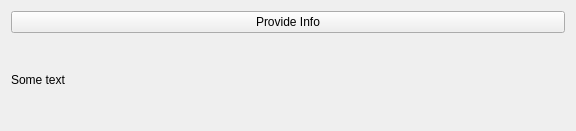
<?xml version="1.0" encoding="UTF-8"?>
<ui version="4.0">
 <class>Widget</class>
 <widget class="QWidget" name="Widget">
  <property name="geometry">
   <rect>
    <x>0</x>
    <y>0</y>
    <width>576</width>
    <height>131</height>
   </rect>
  </property>
  <property name="windowTitle">
   <string>Form</string>
  </property>
  <layout class="QVBoxLayout" name="verticalLayout">
   <item>
    <widget class="QPushButton" name="btn_provide">
     <property name="text">
      <string>Provide Info</string>
     </property>
    </widget>
   </item>
   <item>
    <widget class="QLabel" name="lbl_info">
     <property name="text">
      <string>Some text</string>
     </property>
    </widget>
   </item>
  </layout>
 </widget>
 <resources/>
 <connections/>
</ui>
